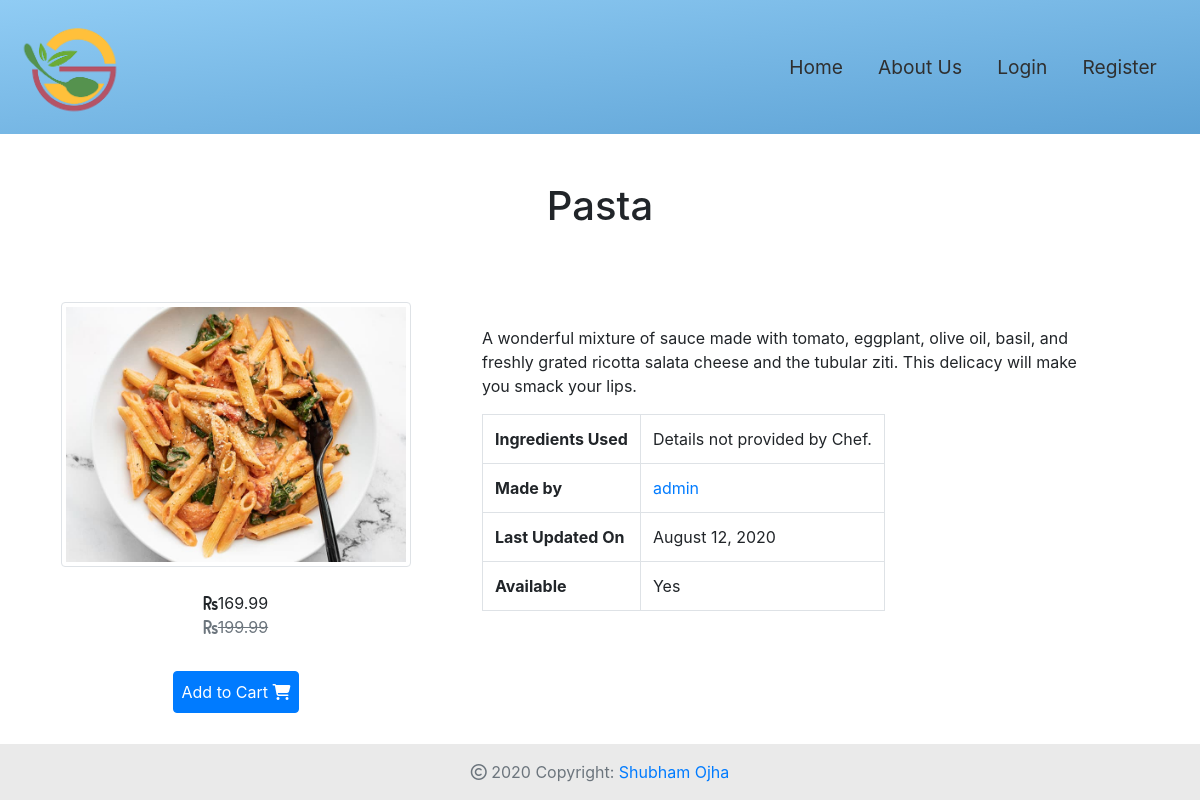
The page /food/2 on the database its author committed.
### food_delivery/models.py (models this page shows, shortened)
class Food( models.Model):
    name = models.CharField( max_length= 75)
    description = models.TextField()
    datePosted = models.DateTimeField( auto_now= True)
    seller = models.ForeignKey( User, on_delete= models.CASCADE, default= 1)
    image = models.ImageField( blank= False, null= True, upload_to= 'foods')
    price = models.DecimalField( max_digits= 5, decimal_places= 2)
    discount = models.DecimalField( max_digits= 5, decimal_places= 2)
    quantity = models.IntegerField( default= 0)
    ingredients = models.TextField( default= 'Details not provided by Chef')
    @property
    def isAvailable( self):
        return self.quantity > 0
    @property
    def actualValue( self):
        return self.price - self.discount

### food_delivery/views.py (the view)
# urls.py: path( 'food/<int:pk>', FoodDetailView.as_view(), name='food-delivery-food-detail'),
class FoodDetailView( DetailView):
    model = Food
    template_name = 'food_delivery/food-detail.html'
    context_object_name = 'food'

### food_delivery/templates/food_delivery/food-detail.html (shortened to what this page needs)
{% extends 'food_delivery/base.html' %}
{% block header %}
	{{ food.name}}
{% endblock header %}
{% block main-content %}
	<div class="row pb-5" >
		<div class="col-lg-4 m-3 text-center">
            <img src="{{ food.image.url }}" alt="Profile Photo of Shubham Ojha" class="rounded img-thumbnail" style="max-height: 500px;">
            <div class="food-price p-4 ">
                <i class="fas fa-rupee-sign"></i>{{ food.actualValue }} <br>
                <span class="text-muted" style="text-decoration:line-through">
                    <i class="fas fa-rupee-sign"></i>{{food.price}}
                </span>
            </div>
            {% if food.isAvailable %}
                <div class="btn btn-primary p-2 m-2">
                    Add to Cart <i class="fas fa-shopping-cart"></i>
                </div>
            {% endif %}
        </div>
        <div class="col-lg-7 py-4 px-4 m-3">
            {{ food.description }} <br>
            <div class="table table-responsive mt-3" >
                <table class="table-hover table-bordered" id="food-info-table">
                    <tbody>
                        <tr>
                            <th scope="row" >Ingredients Used</th>
                            <td >{{food.ingredients}}</td>
                        </tr>
                        <tr>
                            <th scope="row" >Made by</th>
                            <td ><a href="
                                {% if food.seller == user %}
                                    {% url 'users-profile' %}
                                {% else %}
                                    {% url 'users-profile-viewer' food.seller.username %}
                                {% endif %}">{{ food.seller }}</a></td>
                        </tr>
                        <tr>
                            <th scope="row" >Last Updated On</th>
                            <td >{{ food.datePosted|date:'F d, Y' }}</td>
                        </tr>
                        <tr>
                            <th scope="row" >Available</th>
                            <td >{% if food.isAvailable %} Yes {% else %} No <i class="far fa-frown-open"></i> Please come back later to check if its available {% endif %}</td>
                        </tr>
                    </tbody>
                </table>
            </div>
        </div>
    </div>
{% endblock main-content %}

### rows shown on the page
Food: name "Pasta", image (picture), actualValue "169.99", price "199.99", description "A wonderful mixture of sauce made with tomato, eggplant, olive oil, basil, and freshly grated ricotta salata cheese and the tubular ziti. This delicacy will make you smack your lips.", ingredients "Details not provided by Chef.", seller "admin", datePosted "August 12, 2020"
